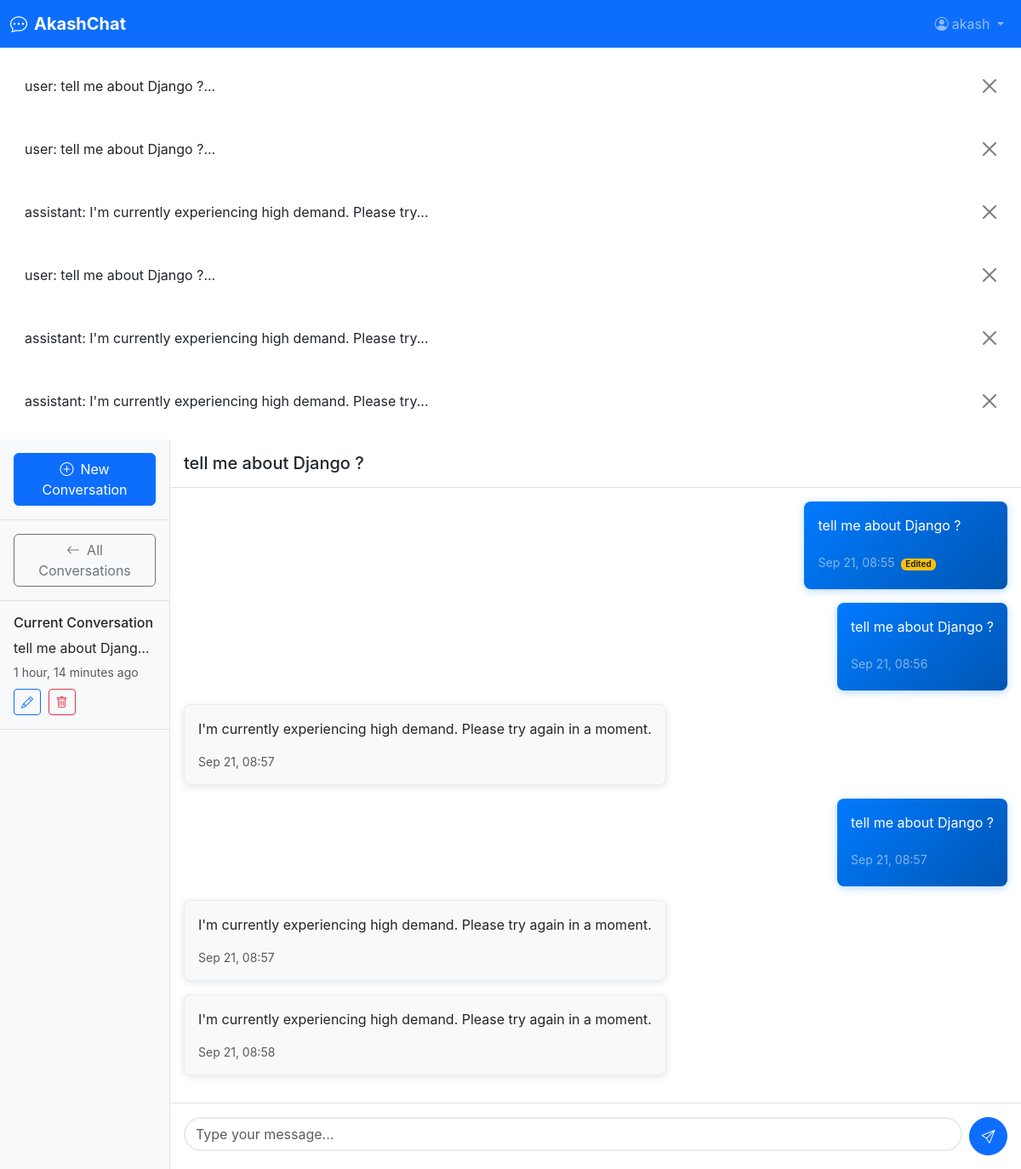
The page /conversations/6/ (signed in) on the database its author committed.
### chat/models.py (models this page shows, shortened)
class Message(models.Model):
    ROLE_CHOICES = [
        ('user', 'User'),
        ('assistant', 'Assistant'),
        ('system', 'System'),
    ]
    conversation = models.ForeignKey(Conversation, on_delete=models.CASCADE, related_name='messages')
    role = models.CharField(max_length=10, choices=ROLE_CHOICES)
    content = models.TextField()
    created_at = models.DateTimeField(auto_now_add=True)
    edited = models.BooleanField(default=False)
    edited_at = models.DateTimeField(null=True, blank=True)
    previous_content = models.TextField(blank=True, help_text="Stores the previous version when edited")
    superseded = models.BooleanField(default=False)
    replaced_by = models.ForeignKey('self', on_delete=models.SET_NULL, null=True, blank=True,
                                   related_name='replaces')
    parent_user_message = models.ForeignKey('self', on_delete=models.CASCADE, null=True, blank=True,
                                          related_name='assistant_replies')
    class Meta:
        ordering = ['created_at']
    def __str__(self):
        return f"{self.role}: {self.content[:50]}..."

class Conversation(models.Model):
    user = models.ForeignKey(User, on_delete=models.CASCADE, related_name='conversations')
    title = models.CharField(max_length=255, default='New Conversation')
    created_at = models.DateTimeField(auto_now_add=True)
    updated_at = models.DateTimeField(auto_now=True)
    class Meta:
        ordering = ['-updated_at']
    def get_active_messages(self):
        return self.messages.filter(superseded=False).order_by('created_at')

### chat/views.py (the view)
# urls.py: path('conversations/<int:conversation_id>/', views.conversation_detail, name='conversation_detail'),
@login_required
def conversation_detail(request, conversation_id):
    conversation = get_object_or_404(Conversation, id=conversation_id, user=request.user)
    messages_list = conversation.get_active_messages()
    return render(request, 'chat/conversation_detail.html', {
        'conversation': conversation,
        'messages': messages_list
    })

### templates/chat/conversation_detail.html (shortened to what this page needs)
{% extends 'base.html' %}
{% load static %}
{% block main_class %}container-fluid p-0{% endblock %}
{% block content %}
<div class="row g-0 vh-100">
    <div class="col-md-3 col-lg-2 bg-light border-end">
        <div class="d-flex flex-column h-100">
            <div class="p-3 border-bottom">
                <button class="btn btn-primary w-100" id="newConversationBtn">
                    <i class="bi bi-plus-circle me-2"></i>New Conversation
                </button>
            </div>
            <div class="p-3 border-bottom">
                <a href="{% url 'chat:conversation_list' %}" class="btn btn-outline-secondary w-100">
                    <i class="bi bi-arrow-left me-2"></i>All Conversations
                </a>
            </div>
            <div class="p-3 border-bottom">
                <h6 class="mb-2">Current Conversation</h6>
                <p class="mb-1 text-truncate" id="conversationTitle">{{ conversation.title }}</p>
                <small class="text-muted">{{ conversation.updated_at|timesince }} ago</small>
                <div class="mt-2">
                    <button class="btn btn-sm btn-outline-primary me-1" id="renameConversationBtn">
                        <i class="bi bi-pencil"></i>
                    </button>
                    <button class="btn btn-sm btn-outline-danger" id="deleteConversationBtn">
                        <i class="bi bi-trash"></i>
                    </button>
                </div>
            </div>
        </div>
    </div>
    <div class="col-md-9 col-lg-10">
        <div class="d-flex flex-column h-100">
            <div class="bg-white border-bottom p-3">
                <h5 class="mb-0">{{ conversation.title }}</h5>
            </div>
            <div class="flex-grow-1 overflow-auto p-3" id="messagesContainer">
                <div id="messagesList">
                    {% for message in messages %}
                    <div class="message-bubble {{ message.role }}-message mb-3" data-message-id="{{ message.id }}">
                        <div class="d-flex {% if message.role == 'user' %}justify-content-end{% endif %}">
                            <div class="message-content {% if message.role == 'user' %}bg-primary text-white{% else %}bg-light{% endif %} rounded-3 p-3 position-relative" style="max-width: 70%;">
                                <div class="message-text">{{ message.content|linebreaks }}</div>
                                <div class="message-meta d-flex justify-content-between align-items-center mt-2">
                                    <small class="{% if message.role == 'user' %}text-white-50{% else %}text-muted{% endif %}">
                                        {{ message.created_at|date:"M d, H:i" }}
                                        {% if message.edited %}
                                        <span class="badge bg-warning text-dark ms-1">Edited</span>
                                        {% endif %}
                                    </small>
                                </div>
                            </div>
                        </div>
                    </div>
                    {% endfor %}
                </div>
            </div>
            <div class="bg-white border-top p-3">
                <form id="messageForm" class="d-flex gap-2">
                    <div class="flex-grow-1">
                        <textarea class="form-control" id="messageInput" rows="1"
                                  placeholder="Type your message..." required></textarea>
                    </div>
                    <button type="submit" class="btn btn-primary" id="sendBtn">
                        <i class="bi bi-send"></i>
                    </button>
                </form>
            </div>
        </div>
    </div>
</div>
{% endblock %}

### templates/base.html (shortened to what this page needs)
<!DOCTYPE html>
<html lang="en">
<head>
    <link href="https://cdn.jsdelivr.net/npm/bootstrap@5.3.2/dist/css/bootstrap.min.css" rel="stylesheet">
    <link href="https://cdn.jsdelivr.net/npm/bootstrap-icons@1.11.1/font/bootstrap-icons.css" rel="stylesheet">
    <link href="{% load static %}{% static 'css/style.css' %}" rel="stylesheet">
</head>
<body class="{% block body_class %}{% endblock %}">
    {% if user.is_authenticated %}
    <nav class="navbar navbar-expand-lg navbar-dark bg-primary">
        <div class="container-fluid">
            <a class="navbar-brand fw-bold" href="{% url 'chat:conversation_list' %}">
                <i class="bi bi-chat-dots me-2"></i>AkashChat
            </a>
            <div class="collapse navbar-collapse" id="navbarNav">
                <ul class="navbar-nav ms-auto">
                    <li class="nav-item dropdown">
                        <a class="nav-link dropdown-toggle" href="#" role="button" data-bs-toggle="dropdown">
                            <i class="bi bi-person-circle me-1"></i>{{ user.username }}
                        </a>
                    </li>
                </ul>
            </div>
        </div>
    </nav>
    {% endif %}
    {% if messages %}
    <div class="container-fluid mt-3">
        {% for message in messages %}
        <div class="alert alert-{{ message.tags }} alert-dismissible fade show" role="alert">
            {{ message }}
            <button type="button" class="btn-close" data-bs-dismiss="alert"></button>
        </div>
        {% endfor %}
    </div>
    {% endif %}
    <main class="{% block main_class %}{% endblock %}">
        {% block content %}{% endblock %}
    </main>
    <script src="{% load static %}{% static 'js/app.js' %}"></script>
</body>
</html>

### static/css/style.css (style rules this page uses)
body { font-family: -apple-system, BlinkMacSystemFont, 'Segoe UI', Roboto, 'Helvetica Neue', Arial, sans-serif; }
.vh-100 { height: 100vh; }
.message-bubble { animation: fadeInUp 0.3s ease-out; }
.user-message .message-content { background: linear-gradient(135deg, #007bff 0%, #0056b3 100%); box-shadow: 0 2px 10px rgba(0, 123, 255, 0.3); }
.assistant-message .message-content { background: #f8f9fa; border: 1px solid #e9ecef; box-shadow: 0 2px 10px rgba(0, 0, 0, 0.1); }
#messageInput { resize: none; border-radius: 20px; border: 2px solid #e9ecef; transition: border-color 0.2s ease; max-height: 120px; }
#sendBtn { border-radius: 50%; width: 45px; height: 45px; display: flex; align-items: center; justify-content: center; transition: all 0.2s ease; }
.btn { transition: all 0.2s ease; }
.badge { font-size: 0.7em; padding: 0.25em 0.5em; }

### rows shown on the page
Message: role+content "user: tell me about Django ?...", content "tell me about Django ?", created_at "Sep 21, 08:55", edited "Edited"
Message: role+content "user: tell me about Django ?...", content "tell me about Django ?", created_at "Sep 21, 08:56"
Message: role+content "assistant: I'm currently experiencing high demand. Please try...", content "I'm currently experiencing high demand. Please try again in a moment.", created_at "Sep 21, 08:57"
Message: role+content "user: tell me about Django ?...", content "tell me about Django ?", created_at "Sep 21, 08:57"
Message: role+content "assistant: I'm currently experiencing high demand. Please try...", content "I'm currently experiencing high demand. Please try again in a moment.", created_at "Sep 21, 08:57"
Message: role+content "assistant: I'm currently experiencing high demand. Please try...", content "I'm currently experiencing high demand. Please try again in a moment.", created_at "Sep 21, 08:58"
Conversation: title "tell me about Django ?", updated_at "1 hour, 14 minutes"

### other values the page prints
{{ user.username }} "akash"
